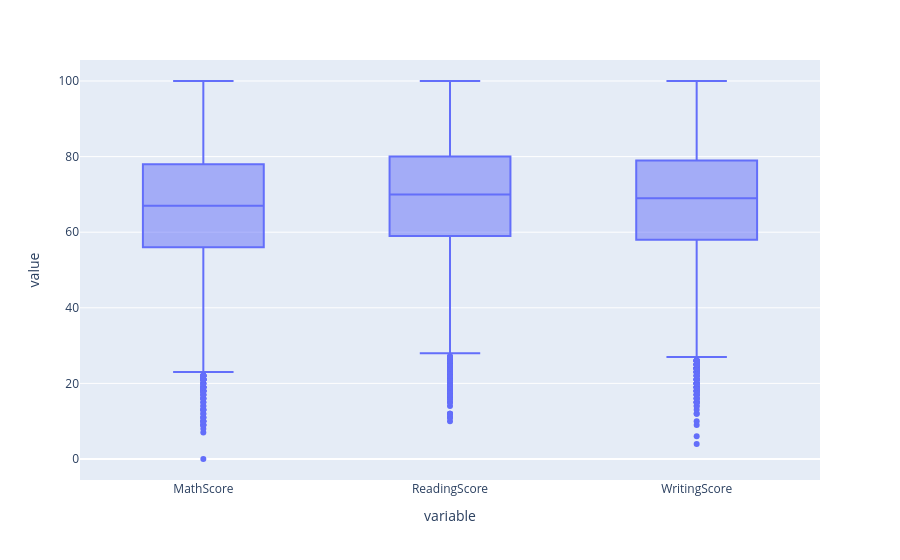

The notebook cell this image was saved under:
### Code cell
fig = px.box(df, y=['MathScore', 'ReadingScore', 'WritingScore'], height = 600)
fig.show()

### Figure 1 — Plotly figure (JSON) as saved in the notebook; plotly's stock layout.template omitted (floating-point values rounded to 4 significant figures; data arrays with more than 128 entries replaced by an {"elided": "..."} marker saying what was removed)
{"data": [{"alignmentgroup": "True", "hovertemplate": "variable=%{x}<br>value=%{y}<extra></extra>", "legendgroup": "", "marker": {"color": "#636efa"}, "name": "", "notched": false, "offsetgroup": "", "orientation": "v", "showlegend": false, "type": "box", "x": {"elided": "91923 str values"}, "x0": " ", "xaxis": "x", "y": {"elided": "91923 int values"}, "y0": " ", "yaxis": "y"}], "layout": {"autosize": true, "boxmode": "group", "legend": {"tracegroupgap": 0}, "margin": {"t": 60}, "xaxis": {"anchor": "y", "autorange": true, "domain": [0, 1], "range": [-0.5, 2.5], "title": {"text": "variable"}, "type": "category"}, "yaxis": {"anchor": "x", "autorange": true, "domain": [0, 1], "range": [-5.556, 105.6], "title": {"text": "value"}, "type": "linear"}}}
